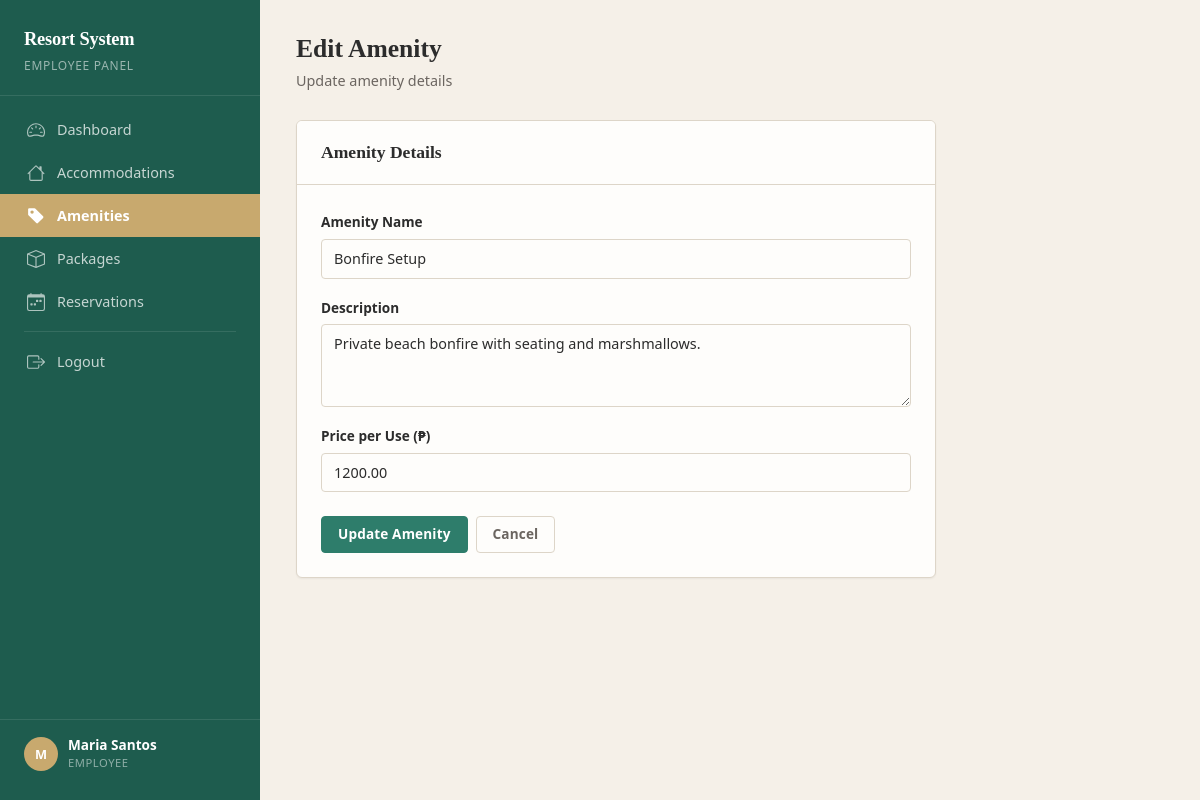
Screenshot of /employee/edit_amenity.php?id=6 (signed in) with the database file from the repository.
### tables this page shows
CREATE TABLE `tbl_amenities` (
  `amenity_id` int(11) NOT NULL,
  `amenity_name` varchar(100) NOT NULL,
  `description` text DEFAULT NULL,
  `price_per_use` decimal(10,2) NOT NULL
);

### employee/edit_amenity.php (the view, shortened to what this page needs)
<?php
require_once 'includes/header.php';
require_once '../db.php';
$id = (int)($_GET['id'] ?? 0);
$row = mysqli_fetch_assoc(mysqli_query($conn, "SELECT * FROM tbl_amenities WHERE amenity_id = $id"));
?>
<?php include 'includes/sidebar.php'; ?>
<div class="main-content">
    <div class="page-header"><h1>Edit Amenity</h1><p>Update amenity details</p></div>
    <div class="form-card card">
        <div class="card-header"><h2>Amenity Details</h2></div>
        <div class="card-body">
            <form method="POST" action="">
                <div class="mb-3"><label for="amenity_name" class="form-label">Amenity Name</label><input type="text" class="form-control" id="amenity_name" name="amenity_name" required value="<?= htmlspecialchars($row['amenity_name']) ?>"></div>
                <div class="mb-3"><label for="description" class="form-label">Description</label><textarea class="form-control" id="description" name="description" rows="3"><?= htmlspecialchars($row['description']) ?></textarea></div>
                <div class="mb-4"><label for="price_per_use" class="form-label">Price per Use (₱)</label><input type="number" class="form-control" id="price_per_use" name="price_per_use" step="0.01" min="0" required value="<?= $row['price_per_use'] ?>"></div>
                <div class="d-flex gap-2"><button type="submit" class="btn btn-primary">Update Amenity</button><a href="amenities.php" class="btn btn-outline-secondary">Cancel</a></div>
            </form>
        </div>
    </div>
</div>
</body>
</html>

### assets/css/style.css (style rules this page uses)
:root { --color-primary: #2E7D6B; --color-primary-hover: #256858; --color-primary-active: #1E5C4E; --color-sidebar: #1E5C4E; --color-sidebar-hover: #17493e; --color-accent: #C8A96E; --color-accent-hover: #b8993e; --color-surface: #F5F0E8; --color-white: #FEFDFB; --color-text: #2C2C2C; --color-text-muted: #6B6560; --color-border: #DDD5C8; --color-border-light: #EBE6DE; --color-danger: #C0392B; --color-danger-hover: #A93226; --color-warning: #D4A017; --color-warning-hover: #B8860B; --color-success: #2E7D6B; --color-info: #5B8FA8; --sidebar-width: 260px; --header-height: 0px; --radius-sm: 4px; --radius-md: 6px; --radius-lg: 8px; --shadow-sm: 0 1px 2px rgba(44, 44, 44, 0.06); --shadow-md: 0 2px 8px rgba(44, 44, 44, 0.08); --shadow-lg: 0 4px 16px rgba(44, 44, 44, 0.10); --transition-fast: 150ms ease-out; --transition-normal: 200ms ease-out; }
*, *::before, *::after { box-sizing: border-box; }
body { font-family: system-ui, -apple-system, "Segoe UI", sans-serif; background-color: var(--color-surface); color: var(--color-text); margin: 0; padding: 0; line-height: 1.6; -webkit-font-smoothing: antialiased; }
h1, h2, h3, h4, h5, h6 { font-family: Georgia, "Times New Roman", serif; font-weight: 700; color: var(--color-text); margin-top: 0; line-height: 1.3; }
a { color: var(--color-primary); text-decoration: none; transition: color var(--transition-fast); }
.main-content { margin-left: var(--sidebar-width); padding: 32px 36px; min-height: 100vh; }
.page-header { margin-bottom: 28px; }
.page-header h1 { font-size: 1.6rem; margin-bottom: 4px; }
.page-header p { color: var(--color-text-muted); margin: 0; font-size: 0.9rem; }
.card { background: var(--color-white); border: 1px solid var(--color-border); border-radius: var(--radius-md); box-shadow: var(--shadow-sm); transition: box-shadow var(--transition-normal); }
.card-header { background: var(--color-white); border-bottom: 1px solid var(--color-border); padding: 16px 20px; font-weight: 600; }
.card-body { padding: 20px; }
.btn { font-weight: 600; font-size: 0.85rem; padding: 7px 16px; border-radius: var(--radius-sm); transition: all var(--transition-fast); letter-spacing: 0.01em; }
.btn-primary { background-color: var(--color-primary); border-color: var(--color-primary); color: #fff; }
.btn-outline-secondary { border-color: var(--color-border); color: var(--color-text-muted); }
.form-control, .form-select { border: 1px solid var(--color-border); border-radius: var(--radius-sm); font-size: 0.9rem; padding: 8px 12px; transition: border-color var(--transition-fast), box-shadow var(--transition-fast); background-color: var(--color-white); color: var(--color-text); }
.form-control::placeholder { color: var(--color-text-muted); opacity: 0.6; }
.form-label { font-weight: 600; font-size: 0.85rem; margin-bottom: 6px; color: var(--color-text); }
.form-card { background: var(--color-white); border: 1px solid var(--color-border); border-radius: var(--radius-md); box-shadow: var(--shadow-sm); max-width: 640px; }
.form-card .card-header { padding: 20px 24px; }
.form-card .card-body { padding: 24px; }
.form-card .card-header h2 { font-size: 1.1rem; margin: 0; font-family: Georgia, serif; }

### rows the page displays
tbl_amenities: amenity_name "Bonfire Setup", description "Private beach bonfire with seating and marshmallows.", price_per_use "1200.00"

### other values shown
substr($_SESSION['full_name'], 0, 1) "M"
$_SESSION['full_name'] "Maria Santos"
$_SESSION['role'] "EMPLOYEE"
